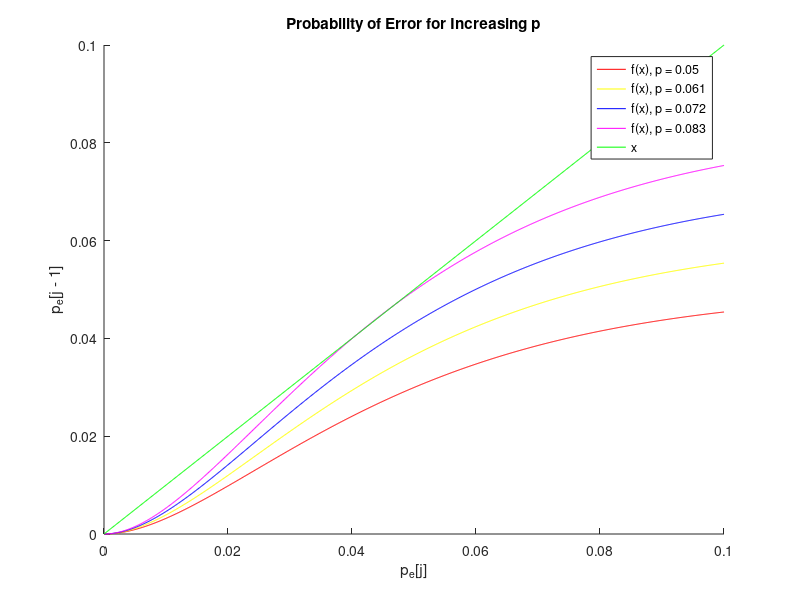

MATLAB code for this plot:
% EE 121
% HW 3
% Problem 2
% Part k


x = linspace(0,0.1,1001);
z = zeros(1,length(x));
w = zeros(1,length(x));
t = zeros(1,length(x));

figure
hold on

colors = ['r' 'y' 'b' 'm'];
i = 1;
for p = 0.05:.011:0.083
    f = p*(1 - (1 - x).^(29)).^2;
    y = x;
    drawnow
    plot(x,f,colors(i))
    i = i + 1;
end
plot(x,y,'g')

title('Probability of Error for Increasing p')
legend('f(x), p = 0.05','f(x), p = 0.061','f(x), p = 0.072','f(x), p = 0.083','x')
xlabel('p_e[j]')
ylabel('p_e[j - 1]')